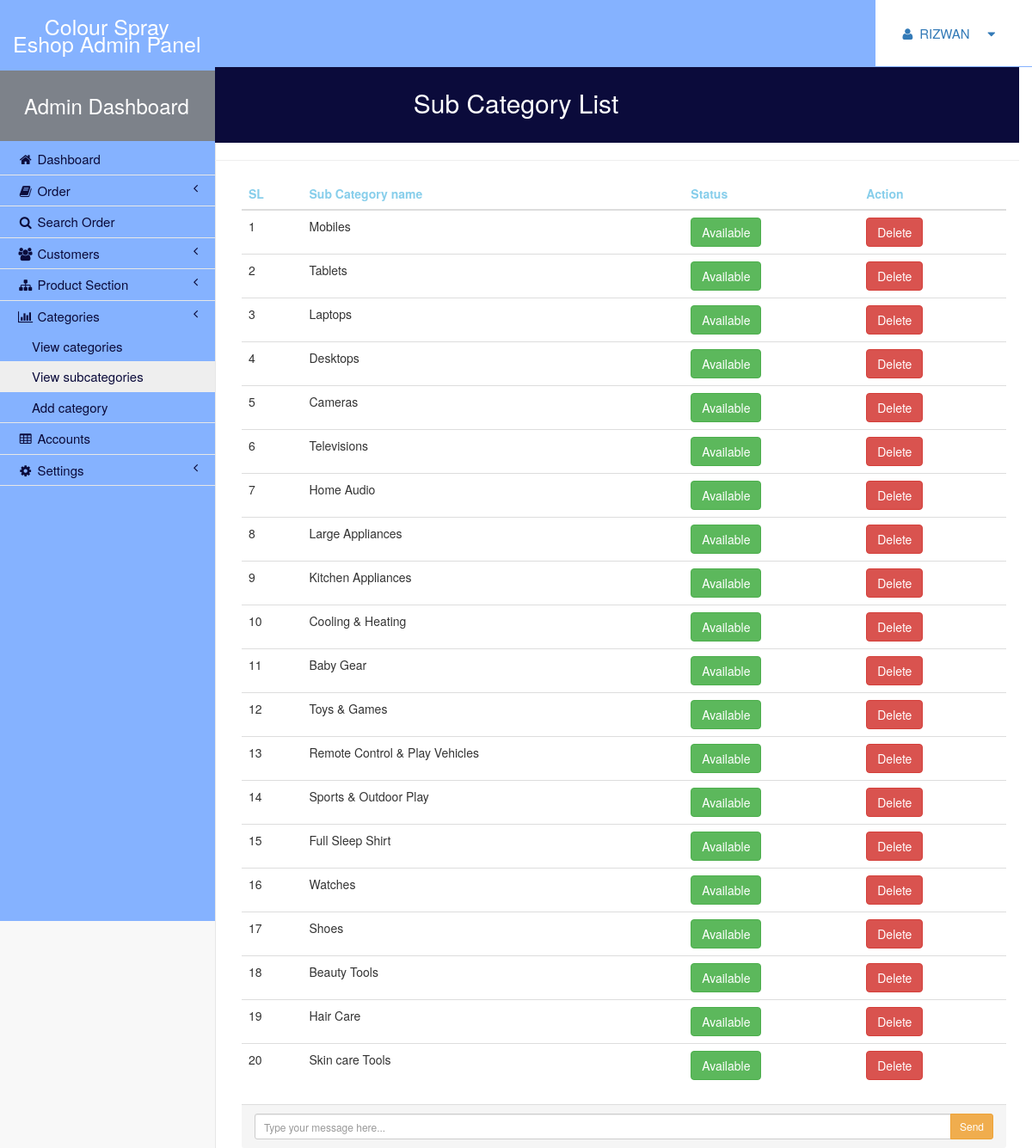
Screenshot of /admin/subcategory.php (signed in) with the database file from the repository.
### tables this page shows
CREATE TABLE IF NOT EXISTS `sub_cat` (
`id` int(50) NOT NULL,
  `name` varchar(100) NOT NULL,
  `main_cate` int(100) NOT NULL,
  `cat_image` varchar(100) NOT NULL,
  `status` int(50) NOT NULL
);

### admin/subcategory.php (the view, shortened to what this page needs)
<?php include"header.php";?>
 <div class="col-lg-12">
                  <center> <h2 style="background-color:#0B0B3B;padding:30px;color:white;"> Sub Category List</h2></center> <hr/>
               </div>
<div id="page-wrapper">
						<table class="table">
   <thead>
     <tr style="color:skyblue;">
       <th>SL</th>
       <th>Sub Category name</th>
	<th>Status</th>
	<th>Action</th>
     </tr>
   </thead>
   <tbody>
						<?php
						$product_query = "SELECT * FROM sub_cat ";
						$run_query = mysqli_query($con,$product_query);
						if(mysqli_num_rows($run_query) > 0){
	$sl = 0;
									while($row = mysqli_fetch_array($run_query)){
										$sl++;
										$product_cat   = $row['name'];
										$status = $row['status'];
										?>
									  <tr>
										<td><?php echo $sl; ?></td>
										<td><?php echo $product_cat; ?></td>
										<td>
										<?php
										if($status==1)
										{
											echo" <a class='btn btn-success'> Available</a>";
										}
										else
										{
											echo"<a class='btn btn-warning'> Unavailable</a>";
										}
										?></td>
										<td>
										<form action="insertpro.php" method="post">
										<input type="submit" name="subcatdelete" class="btn btn-danger" value="Delete">
										</form>
										</td>
									  </tr>
						<?php
	}
						}
						?>
				 </tbody>
 </table>
					 <?php include"footer.php";?>

### rows the page displays
sub_cat: name "Mobiles", status "Available"
sub_cat: name "Tablets", status "Available"
sub_cat: name "Laptops", status "Available"
sub_cat: name "Desktops", status "Available"
sub_cat: name "Cameras", status "Available"
sub_cat: name "Televisions", status "Available"
sub_cat: name "Home Audio", status "Available"
sub_cat: name "Large Appliances", status "Available"
sub_cat: name "Kitchen Appliances", status "Available"
sub_cat: name "Cooling & Heating", status "Available"
sub_cat: name "Baby Gear", status "Available"
sub_cat: name "Toys & Games", status "Available"
sub_cat: name "Remote Control & Play Vehicles", status "Available"
sub_cat: name "Sports & Outdoor Play", status "Available"
sub_cat: name "Full Sleep Shirt", status "Available"
sub_cat: name "Watches", status "Available"
sub_cat: name "Shoes", status "Available"
sub_cat: name "Beauty Tools", status "Available"
sub_cat: name "Hair Care", status "Available"
sub_cat: name "Skin care Tools", status "Available"

### other values shown
$_SESSION['name'] "RIZWAN"
